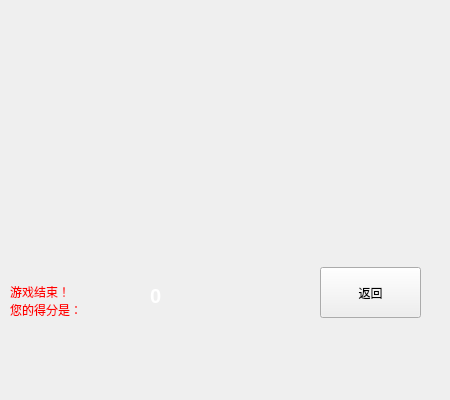
<?xml version="1.0" encoding="UTF-8"?>
<ui version="4.0">
 <class>gameover</class>
 <widget class="QWidget" name="gameover">
  <property name="geometry">
   <rect>
    <x>0</x>
    <y>0</y>
    <width>450</width>
    <height>400</height>
   </rect>
  </property>
  <property name="windowTitle">
   <string>Form</string>
  </property>
  <widget class="QLabel" name="label">
   <property name="geometry">
    <rect>
     <x>10</x>
     <y>280</y>
     <width>131</width>
     <height>41</height>
    </rect>
   </property>
   <property name="styleSheet">
    <string notr="true">color:rgb(255, 0, 0)</string>
   </property>
   <property name="text">
    <string>游戏结束！
您的得分是：</string>
   </property>
  </widget>
  <widget class="QLabel" name="label_2">
   <property name="geometry">
    <rect>
     <x>150</x>
     <y>280</y>
     <width>61</width>
     <height>31</height>
    </rect>
   </property>
   <property name="font">
    <font>
     <pointsize>15</pointsize>
     <bold>true</bold>
    </font>
   </property>
   <property name="styleSheet">
    <string notr="true">color:rgb(255, 255, 255)</string>
   </property>
   <property name="text">
    <string>0</string>
   </property>
  </widget>
  <widget class="QPushButton" name="return_main">
   <property name="geometry">
    <rect>
     <x>320</x>
     <y>267</y>
     <width>101</width>
     <height>51</height>
    </rect>
   </property>
   <property name="text">
    <string>返回</string>
   </property>
  </widget>
 </widget>
 <resources/>
 <connections/>
</ui>
